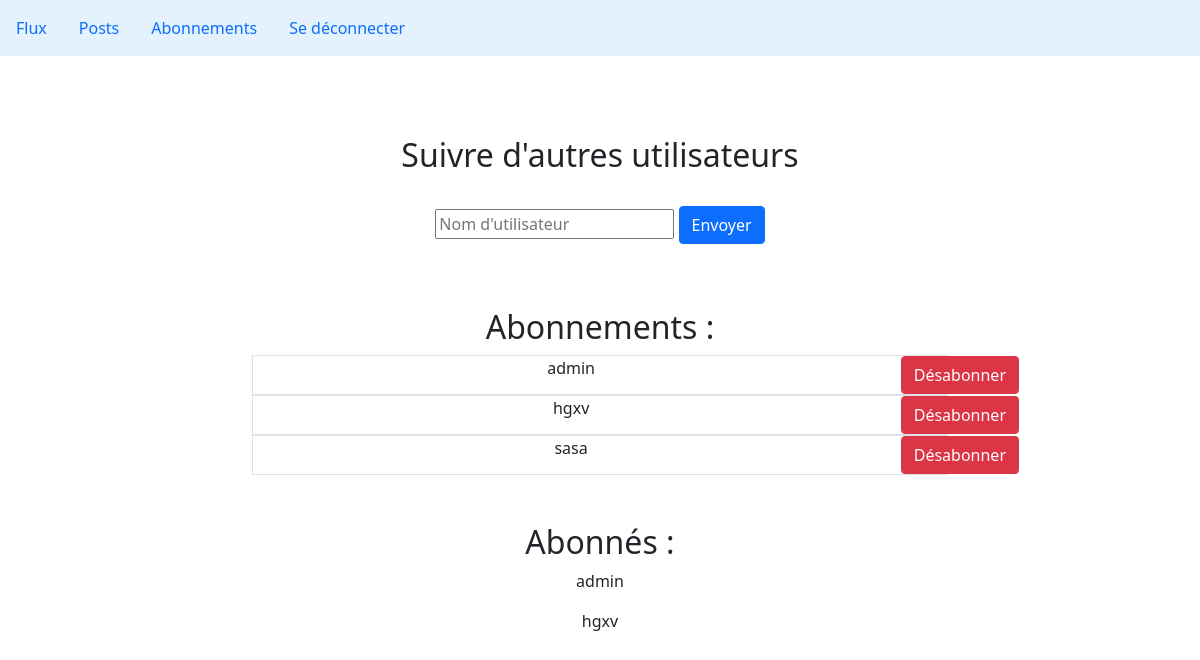
The page /follows/ (signed in) on the database as committed earlier.
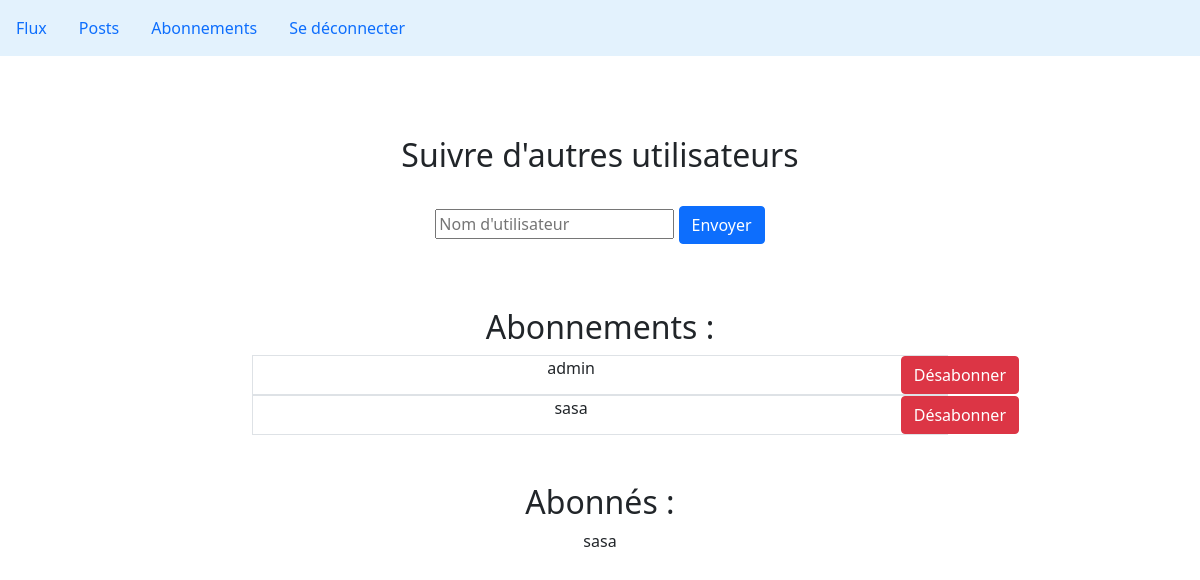
The same page on the database as committed later.
### Webapp/models.py (models this page shows)
class UserFollow(models.Model):
    user = models.ForeignKey(User,
                             on_delete=models.CASCADE,
                             related_name='following')
    followed_user = models.ForeignKey(User,
                                      on_delete=models.CASCADE,
                                      related_name='followed_by')
    class Meta:
        unique_together = ('user', 'followed_user')

### Webapp/views.py (the view, shortened to what this page needs)
# urls.py: path('follows/', views.follows, name='follows'),
@login_required(login_url="/")
def follows(request):
    user = request.user
    follows = UserFollow.objects.all().filter(user=user.id)
    followed = UserFollow.objects.all().filter(followed_user=user.id)
    error = None
    return render(request,
                  "Webapp/follows.html",
                  {
                      "user": user,
                      "follows": follows,
                      "followed": followed,
                      "error": error,
                  })

### Webapp/templates/Webapp/follows.html (shortened to what this page needs)
{% extends 'Webapp/base.html' %}
{% block content %}
<div class="row centered">
    <div class="col-12 centered follow_block">
        <h2>Suivre d'autres utilisateurs</h2>
        <form method="POST">
            {% if request.method == "GET" %}
            <input type="text" name="username" placeholder="Nom d'utilisateur">
            {% else %}
            <input type="text" name="username" value="{{ request.POST.username }}">
            {% endif %}
            <input class="btn btn-primary" type="submit" value="Envoyer">
        </form>
    </div>
    <div class="col-12 centered follow_block">
        <h2>Abonnements :</h2>
        {% for people in follows %}
        <div class="row border">
            <div class="col-11 follow_nick">
                {{ people.followed_user.username }}
            </div>
            <div class="col-1">
                <a href="{% url 'follow-delete' people.id %}" class="btn btn-danger">Désabonner</a>
            </div>
        </div>
        {% endfor %}
    </div>
    <div class="col-12 centered follow_block">
        <h2>Abonnés :</h2>
        {% for people in followed %}
        <p>{{ people.user.username }}</p>
        {% endfor %}
    </div>
</div>
{% endblock %}

Rows that differ between the two databases and show on the page:
removed UserFollow: followed_user.username "hgxv", user.username "hgxv"
removed UserFollow: user.username "admin", shown under "Abonnés :"
added UserFollow: user.username "sasa", shown under "Abonnés :"
